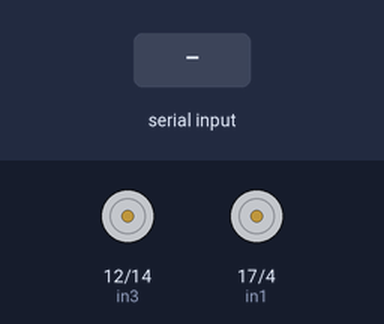
Bench run of a sketch on a simulated ESP32. Shown: motor-driver pin pairs drawn as motors (green arrow = first pin HIGH = forward, orange = second pin HIGH = backward, longer = more drive). The inputs (shaded band) are chosen by the test bench. Nothing arrives over Bluetooth unless stated; what the sketch prints to the serial monitor is not drawn.

Above: at 1.2 s.
1.3 s: "Right:Pointer" received over the second serial link
At 3.5 s:
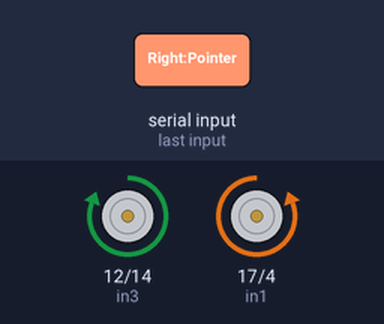
3.8 s: "Left:Pointer" received over the second serial link
At 5.9 s:
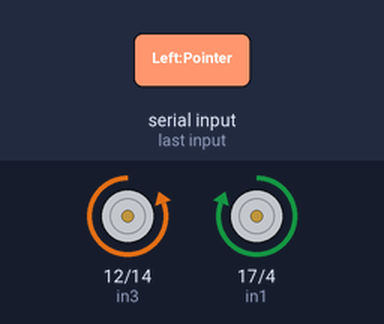
6.3 s: "Right:Close" received over the second serial link
At 8.2 s:
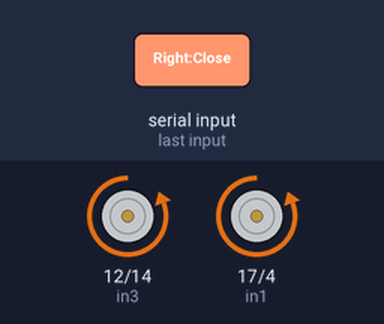
8.8 s: "Left:Close" received over the second serial link
At 10.4 s:
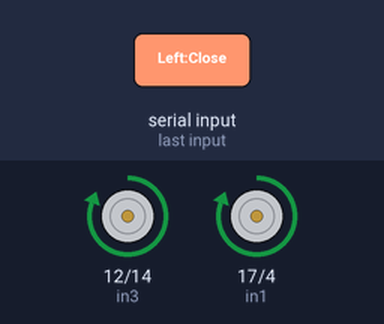
Timing chart, 0 to 11.9 s (numbered marks = the images above; inputs shaded):
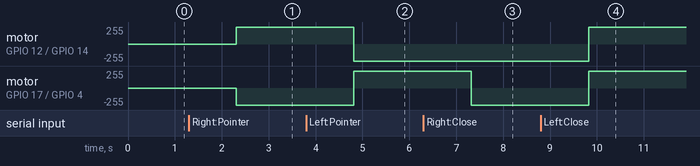

Measured:
- after the input at 1.3 s, motor on GPIO 12 (in3) / GPIO 14 (in4): stopped → forward 255/255 after 1.0 s; motor on GPIO 17 (in1) / GPIO 4 (in2): stopped → backward 255/255 after 1.0 s
- after the input at 3.8 s, motor on GPIO 12 (in3) / GPIO 14 (in4): forward 255/255 → backward 255/255 after 1.0 s; motor on GPIO 17 (in1) / GPIO 4 (in2): backward 255/255 → forward 255/255 after 1.0 s
- after the input at 6.3 s, motor on GPIO 17 (in1) / GPIO 4 (in2): forward 255/255 → backward 255/255 after 1.0 s
- after the input at 8.8 s, motor on GPIO 12 (in3) / GPIO 14 (in4), motor on GPIO 17 (in1) / GPIO 4 (in2): backward 255/255 → forward 255/255 after 1.0 s

The sketch:

MHX_Bluetooth.ino
```cpp
#include "BluetoothSerial.h"

// Left Side
const int in1 = 17;
const int in2 = 4;
// const int enA = 8;

// Right Side
const int in3 = 12;
const int in4 = 14;
// const int enB = 9;

// Speed
int leftSpeed = 0;
int rightSpeed = 0;

String handGesture = "";

BluetoothSerial BT;

void setup() {
  pinMode(in1, OUTPUT);
  pinMode(in2, OUTPUT);
  // pinMode(enA, OUTPUT);
  pinMode(in3, OUTPUT);
  pinMode(in4, OUTPUT);
  // pinMode(enB, OUTPUT);
  Serial.begin(9600);
  Serial.println("Ready to pair");
  BT.begin("ali_esp32");

}

void loop() {
  Serial.print(".");
  // stop();
  if(BT.available()){//&& BT.readString() != handGesture
  Serial.print("BT");
    // if(BT.readString().length() <= 13){
      handGesture = BT.readString();
      // if(handGesture.length() > 13){
      //   handGesture = "";
      //   return;
      // }
    // }
  }
  if(handGesture!=""){
    Serial.println(handGesture);
  }
  if(handGesture == "Right:Pointer"){
    // digitalWrite(12, HIGH);
    right();
  }
  if(handGesture == "Left:Pointer"){
    left();
  }
  if(handGesture == "Right:Close"){
    forward();
  }
    if(handGesture == "Left:Close"){
    backward();
  }
    if(handGesture == "Right:Open"){
    stop();
  }
    if(handGesture == "Left:Open"){
    stop();
  }
    delay(50);

  // switch(handGesture){
  //   case "Right:Pointer":
  //   right();
  //   break;
  //   case "Left:Pointer":
  //   left();
  //   break;
  //   case "Right:Close":
  //   forward();
  //   break;
  //   case "Left:Close":
  //   backward();
  //   break;
  //   case "Right:Open":
  //   stop();
  //   break;
  //   case "Left:Open":
  //   stop();
  //   break;
  //   case "Right:Ok":
  //   break;
  //   case "Left:Ok":
  //   break;


}

void sideForward(String side){
  if(side=="left"){
    digitalWrite(in1, LOW);
    digitalWrite(in2, HIGH);
    // analogWrite(enA, leftSpeed);
  }
  if(side=="right"){
    digitalWrite(in3, LOW);
    digitalWrite(in4, HIGH);
    // analogWrite(enB, rightSpeed);
  }
}

void sideBackward(String side){
  if(side=="left"){
    digitalWrite(in1, HIGH);
    digitalWrite(in2, LOW);
    // analogWrite(enA, leftSpeed);
  }
  if(side=="right"){
    digitalWrite(in3, HIGH);
    digitalWrite(in4, LOW);
    // analogWrite(enB, rightSpeed);
  }
}

void forward(){
  sideForward("left");
  sideForward("right");
}

void backward(){
  sideBackward("left");
  sideBackward("right");
}

void left(){
  sideBackward("left");
  sideForward("right");
}

void right(){
  sideForward("left");
  sideBackward("right");
}

void stop(){
    digitalWrite(in1, LOW);
    digitalWrite(in2, LOW);
    digitalWrite(in3, LOW);
    digitalWrite(in4, LOW);
}
```
